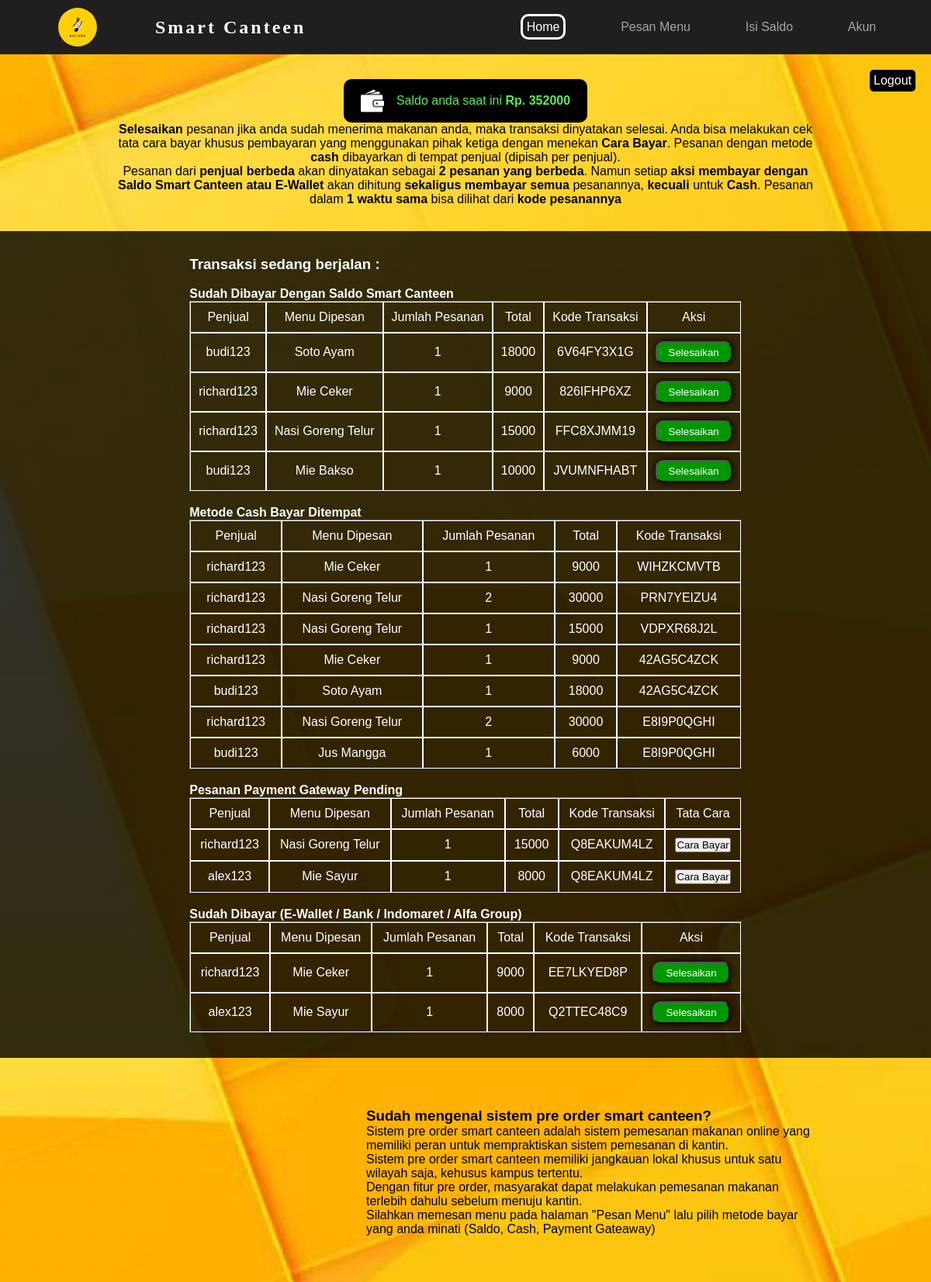
The app's page /pembeli/homePembeli.php (signed in) with its own data.
### tables this page shows
CREATE TABLE `user_pembeli` (
  `id_pembeli` int(11) NOT NULL,
  `username_pembeli` varchar(20) NOT NULL,
  `email_pembeli` varchar(30) DEFAULT NULL,
  `no_telpon_pembeli` varchar(15) NOT NULL,
  `saldo_pembeli` bigint(20) DEFAULT NULL,
  `password_pembeli` varchar(255) NOT NULL
);

CREATE TABLE `pesanan` (
  `id_pesanan` bigint(20) NOT NULL,
  `tanggal` datetime DEFAULT NULL,
  `id_pembeli` int(11) DEFAULT NULL,
  `id_penjual` int(11) DEFAULT NULL,
  `menu_dipesan` varchar(200) NOT NULL,
  `jumlah_pesanan` varchar(50) NOT NULL,
  `jumlah_transaksi` bigint(20) NOT NULL,
  `kode_pesanan` varchar(10) NOT NULL,
  `tipe_pesanan` varchar(30) NOT NULL,
  `status` varchar(30) NOT NULL,
  `snap_token` varchar(255) NOT NULL
);

CREATE TABLE `user_penjual` (
  `id_penjual` int(11) NOT NULL,
  `username_penjual` varchar(20) NOT NULL,
  `email_penjual` varchar(30) DEFAULT NULL,
  `no_telpon_penjual` varchar(15) NOT NULL,
  `saldo_penjual` bigint(20) DEFAULT NULL,
  `password_penjual` varchar(255) NOT NULL
);

### pembeli/fungsiPembeli.php (called while the page is built, shortened)
<?php
$db = mysqli_connect("localhost", "root", "", "preorder_smart_canteen");
function queryData($queryPembeli) {
    global $db;
    $result = mysqli_query($db, $queryPembeli);
    if (mysqli_num_rows($result)) {
        $instances = [];
        while ($instance = mysqli_fetch_assoc($result)) {
            $instances[] = $instance;
        }
        return $instances;
    } else {
        return false;
    }
}
?>

### pembeli/homePembeli.php (the view, shortened to what this page needs)
<?php
require "fungsiPembeli.php";
$username = $_SESSION["username"];
$idPembeli = $_SESSION["idPembeli"];
$iniPembeli = queryData("SELECT * FROM user_pembeli WHERE username_pembeli = '$username'");
$iniPesananTerbayar = queryData("SELECT * FROM pesanan WHERE id_pembeli = $idPembeli AND status = 'terbayar'");
$iniPesananBelumTerbayar = queryData("SELECT * FROM pesanan WHERE id_pembeli = $idPembeli AND status = 'belum terbayar'");
$iniPesananPending = queryData("SELECT * FROM pesanan WHERE id_pembeli = $idPembeli AND status = 'pending'");
$iniPesananSettlement = queryData("SELECT * FROM pesanan WHERE id_pembeli = $idPembeli AND status = 'settlement'");
?>
<!DOCTYPE html>
<html lang="en">
<head>
    <link rel="stylesheet" href="homePembeli.css">
</head>
<body>
    <nav>
        <img src="../LogoCanteen2.png">
        <div class="logo">
            <h4>Smart Canteen</h4>
        </div>
        <ul class="navigasi">
            <li><a href="#">Home</a></li>
            <li><a href="pesanPembeli.php">Pesan Menu</a></li>
            <li><a href="isiPembeli.php">Isi Saldo</a></li>
            <li><a href="akunPembeli.php">Akun</a></li>
        </ul>
    </nav>
    <a class="tombolLogout" href="../logoutsmartcanteen.php" onclick="return confirm('Apakah yakin Logout dari halaman?');">Logout</a>
    <section class="saldo-rules">
        <div class="saldo-anda">
            <img src="wallet-icon-flaticon-2.png" alt="">
            <p>Saldo anda saat ini <b>Rp. <?php echo $iniPembeli[0]["saldo_pembeli"] ?></b> </p>
        </div>
        <div class="teksHome">
            <p><b>Selesaikan</b> pesanan jika anda sudah menerima makanan anda, maka transaksi dinyatakan selesai. Anda bisa melakukan cek tata cara bayar khusus pembayaran yang menggunakan pihak ketiga dengan menekan <b>Cara Bayar</b>. Pesanan dengan metode <b>cash</b> dibayarkan di tempat penjual (dipisah per penjual).</p>
            <p>Pesanan dari <b>penjual berbeda</b> akan dinyatakan sebagai <b>2 pesanan yang berbeda</b>. Namun setiap <b>aksi membayar dengan Saldo Smart Canteen atau E-Wallet</b> akan dihitung <b>sekaligus membayar semua</b> pesanannya, <b>kecuali</b> untuk <b>Cash</b>. Pesanan dalam <b>1 waktu sama</b> bisa dilihat dari <b>kode pesanannya</b></p>
        </div>
    </section>
    <section class="transaksi-berjalan">
        <h3>Transaksi sedang berjalan :</h3> <br>
        <?php if($iniPesananTerbayar) : ?>
            <h4>Sudah Dibayar Dengan Saldo Smart Canteen</h4>
            <table border="1" cellpadding="10" cellspacing="0">
                <tr>
                    <td>Penjual</td>
                    <td>Menu Dipesan</td>
                    <td>Jumlah Pesanan</td>
                    <td>Total</td>
                    <td>Kode Transaksi</td>
                    <td>Aksi</td>
                </tr>
                <?php foreach ($iniPesananTerbayar as $pesanan) : ?>
                    <tr>
                        <?php
                            $idPenjual = $pesanan["id_penjual"];
                            $iniPenjual = queryData("SELECT * FROM user_penjual WHERE id_penjual = $idPenjual");
                        ?>
                        <td> <?= $iniPenjual[0]["username_penjual"]; ?> </td>
                        <td> <?= $pesanan["menu_dipesan"]; ?> </td>
                        <td> <?= $pesanan["jumlah_pesanan"] ?> </td>
                        <td> <?= $pesanan["jumlah_transaksi"]; ?> </td>
                        <td> <?= $pesanan["kode_pesanan"]; ?> </td>
                        <td>
                            <form action="homePembeli(selesaikan).php" method="post">
                                <button type="submit" class="selesaikan" onclick="return confirm('YAKIN SELESAIKAN PESANAN ?');">Selesaikan</button>
                            </form>
                        </td>
                    </tr>
                <?php endforeach; ?>
            </table>
        <?php endif; ?>
        <br>
        <?php if($iniPesananBelumTerbayar) : ?>
            <h4>Metode Cash Bayar Ditempat</h4>
            <table border="1" cellpadding="10" cellspacing="0">
                <tr>
                    <td>Penjual</td>
                    <td>Menu Dipesan</td>
                    <td>Jumlah Pesanan</td>
                    <td>Total</td>
                    <td>Kode Transaksi</td>
                </tr>
                <?php foreach ($iniPesananBelumTerbayar as $pesanan) : ?>
                    <tr>
                        <?php
                            $idPenjual = $pesanan["id_penjual"];
                            $iniPenjual = queryData("SELECT * FROM user_penjual WHERE id_penjual = $idPenjual");
                        ?>
                        <td> <?= $iniPenjual[0]["username_penjual"]; ?> </td>
                        <td> <?= $pesanan["menu_dipesan"]; ?> </td>
                        <td> <?= $pesanan["jumlah_pesanan"] ?> </td>
                        <td> <?= $pesanan["jumlah_transaksi"]; ?> </td>
                        <td> <?= $pesanan["kode_pesanan"]; ?> </td>
                    </tr>
                <?php endforeach; ?>
            </table>
        <?php endif; ?>
        <br>
        <?php if($iniPesananPending) : ?>
            <h4>Pesanan Payment Gateway Pending</h4>
            <table border="1" cellpadding="10" cellspacing="0">
                <tr>
                    <td>Penjual</td>
                    <td>Menu Dipesan</td>
                    <td>Jumlah Pesanan</td>
                    <td>Total</td>
                    <td>Kode Transaksi</td>
                    <td>Tata Cara</td>
                </tr>
                <?php foreach ($iniPesananPending as $pesanan) : ?>
                    <tr>
                        <?php
                            $idPenjual = $pesanan["id_penjual"];
                            $iniPenjual = queryData("SELECT * FROM user_penjual WHERE id_penjual = $idPenjual");
                        ?>
                        <td> <?= $iniPenjual[0]["username_penjual"]; ?> </td>
                        <td> <?= $pesanan["menu_dipesan"]; ?> </td>
                        <td> <?= $pesanan["jumlah_pesanan"] ?> </td>
                        <td> <?= $pesanan["jumlah_transaksi"]; ?> </td>
                        <td> <?= $pesanan["kode_pesanan"]; ?> </td>
                        <td> <button id="pay-button<?= $pesanan["id_pesanan"]; ?>">Cara Bayar</button> </td>
                    </tr>
                <?php endforeach; ?>
            </table>
        <?php endif; ?>
        <br>
        <?php if($iniPesananSettlement) : ?>
            <h4>Sudah Dibayar (E-Wallet / Bank / Indomaret / Alfa Group)</h4>
            <table border="1" cellpadding="10" cellspacing="0">
                <tr>
                    <td>Penjual</td>
                    <td>Menu Dipesan</td>
                    <td>Jumlah Pesanan</td>
                    <td>Total</td>
                    <td>Kode Transaksi</td>
                    <td>Aksi</td>
                </tr>
                <?php foreach ($iniPesananSettlement as $pesanan) : ?>
                    <tr>
                        <?php
                            $idPenjual = $pesanan["id_penjual"];
                            $iniPenjual = queryData("SELECT * FROM user_penjual WHERE id_penjual = $idPenjual");
                        ?>
                        <td> <?= $iniPenjual[0]["username_penjual"]; ?> </td>
                        <td> <?= $pesanan["menu_dipesan"]; ?> </td>
                        <td> <?= $pesanan["jumlah_pesanan"] ?> </td>
                        <td> <?= $pesanan["jumlah_transaksi"]; ?> </td>
                        <td> <?= $pesanan["kode_pesanan"]; ?> </td>
                        <td>
                            <form action="homePembeli(selesaikan).php" method="post">
                                <button type="submit" class="selesaikan" onclick="confirm('YAKIN SELESAIKAN PESANAN ?');">Selesaikan</button>
                            </form>
                        </td>
                    </tr>
                <?php endforeach; ?>
            </table>
        <?php endif; ?>
    </section>
    <section class="pengenalan">
        <div class="gambar-sambutan">
        </div>
        <div class="tulisan">
            <h3>Sudah mengenal sistem pre order smart canteen?</h3>
            <p>Sistem pre order smart canteen adalah sistem pemesanan makanan online yang memiliki peran untuk mempraktiskan sistem pemesanan di kantin.</p>
            <p>Sistem pre order smart canteen memiliki jangkauan lokal khusus untuk satu wilayah saja, kehusus kampus tertentu.</p>
            <p>Dengan fitur pre order, masyarakat dapat melakukan pemesanan makanan terlebih dahulu sebelum menuju kantin.</p>
            <p>Silahkan memesan menu pada halaman "Pesan Menu" lalu pilih metode bayar yang anda minati (Saldo, Cash, Payment Gateaway)</p>
        </div>
    </section>
    <br><br><br><br>
</body>
</html>

### pembeli/homePembeli.css (style rules this page uses)
* { margin: 0; padding: 0; }
html { font-family: sans-serif; background: url('../admin/background-makanan-admin.jpg'); min-height: 100%; background-position: center; background-repeat: no-repeat; background-size: cover; }
nav { display: grid; background-color: rgb(31, 31, 31); grid-template-columns: 1fr 2fr 3fr; height: 70px; justify-items: center; align-items: center; }
nav img { width: 50px; height: 50px; border-radius: 50%; }
nav .logo { justify-self: start; font-family: helmetneue; letter-spacing: 3px; color: white; font-size: 24px; }
nav ul { display: flex; list-style: none; width: 100%; justify-content: space-evenly; }
nav ul li a { color:rgba(255, 255, 255, 0.6); text-decoration: none; font-size: 1em; }
.navigasi li:nth-child(1) a { color: white; border-style: solid; padding: 5px; border-radius: 10px; }
.tombolLogout { background-color: black; border-radius: 5px; text-decoration: none; color: white; padding: 5px; position: absolute; top: 90px; right: 20px; }
.saldo-rules { padding: 2rem; display: flex; flex-direction: column; align-items: center; border-bottom-right-radius: 20px; border-bottom-left-radius: 20px; }
.saldo-anda { font-size: 1rem; text-align: center; padding: 0.8rem; width: 18rem; background-color: black; color:rgb(89, 235, 89); border-radius: 10px; display: flex; align-items: center; justify-content: center; gap: 1rem; }
.saldo-anda img { width: 30px; height: 30px; }
.teksHome { margin: 0 10%; text-align: center; }
.transaksi-berjalan { margin: auto; display: grid; justify-content: center; background-color: rgba(0, 0, 0, 0.8); padding: 2rem; color: white; }
.transaksi-berjalan table { text-align: center; }
.transaksi-berjalan table td { padding: 10px; border: 1px solid white; border-collapse: collapse; }
.selesaikan { padding: 5px 15px; border-radius: 10px; background-color: rgb(0, 151, 0); box-shadow: 0px 0px 10px black; text-decoration: none; color: white; }
.pengenalan { display: grid; grid-template-columns: 1fr 2fr; width: 80%; margin: 2rem auto; }
.gambar-sambutan { background: url('smart-phone-food-unsplash-1.jpg'); background-position: center; background-repeat: no-repeat; background-size: cover; display: flex; align-items: center; justify-content: center; border-radius: 20px; }
.tulisan { border-top-right-radius: 20px; border-bottom-right-radius: 20px; padding: 2rem; }

### records on screen
user_pembeli: saldo_pembeli "352000"
pesanan: id_penjual.username_penjual "budi123", menu_dipesan "Soto Ayam", jumlah_pesanan "1", jumlah_transaksi "18000", kode_pesanan "6V64FY3X1G"
pesanan: id_penjual.username_penjual "richard123", menu_dipesan "Mie Ceker", jumlah_pesanan "1", jumlah_transaksi "9000", kode_pesanan "826IFHP6XZ"
pesanan: id_penjual.username_penjual "richard123", menu_dipesan "Nasi Goreng Telur", jumlah_pesanan "1", jumlah_transaksi "15000", kode_pesanan "FFC8XJMM19"
pesanan: id_penjual.username_penjual "budi123", menu_dipesan "Mie Bakso", jumlah_pesanan "1", jumlah_transaksi "10000", kode_pesanan "JVUMNFHABT"
pesanan: id_penjual.username_penjual "richard123", menu_dipesan "Mie Ceker", jumlah_pesanan "1", jumlah_transaksi "9000", kode_pesanan "WIHZKCMVTB"
pesanan: id_penjual.username_penjual "richard123", menu_dipesan "Nasi Goreng Telur", jumlah_pesanan "2", jumlah_transaksi "30000", kode_pesanan "PRN7YEIZU4"
pesanan: id_penjual.username_penjual "richard123", menu_dipesan "Nasi Goreng Telur", jumlah_pesanan "1", jumlah_transaksi "15000", kode_pesanan "VDPXR68J2L"
pesanan: id_penjual.username_penjual "richard123", menu_dipesan "Mie Ceker", jumlah_pesanan "1", jumlah_transaksi "9000", kode_pesanan "42AG5C4ZCK"
pesanan: id_penjual.username_penjual "budi123", menu_dipesan "Soto Ayam", jumlah_pesanan "1", jumlah_transaksi "18000", kode_pesanan "42AG5C4ZCK"
pesanan: id_penjual.username_penjual "richard123", menu_dipesan "Nasi Goreng Telur", jumlah_pesanan "2", jumlah_transaksi "30000", kode_pesanan "E8I9P0QGHI"
pesanan: id_penjual.username_penjual "budi123", menu_dipesan "Jus Mangga", jumlah_pesanan "1", jumlah_transaksi "6000", kode_pesanan "E8I9P0QGHI"
pesanan: id_penjual.username_penjual "richard123", menu_dipesan "Nasi Goreng Telur", jumlah_pesanan "1", jumlah_transaksi "15000", kode_pesanan "Q8EAKUM4LZ"
pesanan: id_penjual.username_penjual "alex123", menu_dipesan "Mie Sayur", jumlah_pesanan "1", jumlah_transaksi "8000", kode_pesanan "Q8EAKUM4LZ"
pesanan: id_penjual.username_penjual "richard123", menu_dipesan "Mie Ceker", jumlah_pesanan "1", jumlah_transaksi "9000", kode_pesanan "EE7LKYED8P"
pesanan: id_penjual.username_penjual "alex123", menu_dipesan "Mie Sayur", jumlah_pesanan "1", jumlah_transaksi "8000", kode_pesanan "Q2TTEC48C9"
